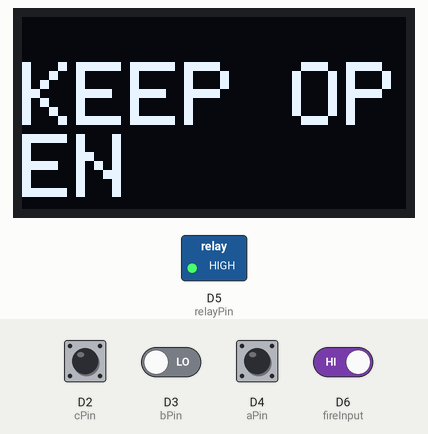
This sketch was run on a simulated Particle Photon. Parts: 128×64 one-colour display, switched loads named in the sketch (green lamp = pin HIGH). The test bench sets the inputs (shaded band); at power-on: D2 (cPin), D4 (aPin), D6 (fireInput) HIGH, D3 (bPin) LOW. The display library's start-up logo is not drawn.

Above: at 2.2 s.
2.3 s: D2 (cPin) pulled LOW for 0.15 s
At 2.41 s:
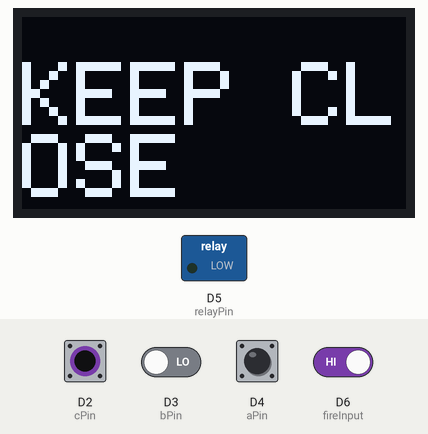
3.9 s: D4 (aPin) pulled LOW for 0.15 s
At 5.3 s:
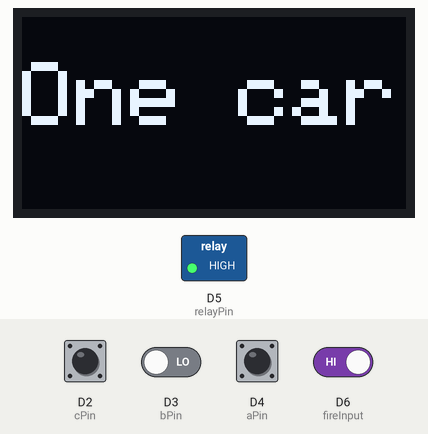
7.0 s: D6 (fireInput) driven LOW
At 7.7 s:
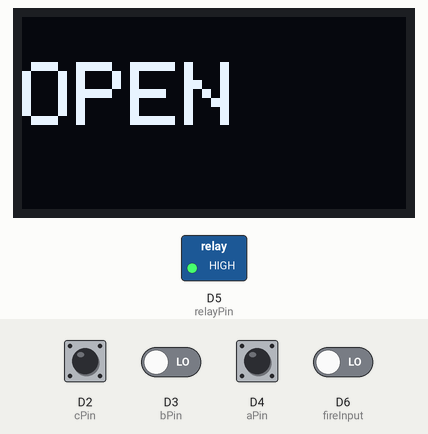
8.5 s: D6 (fireInput) driven HIGH
At 9.3 s:
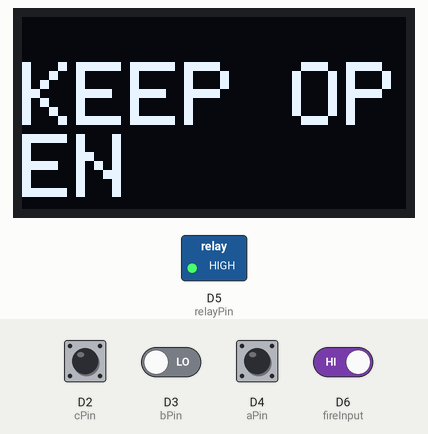
10.0 s: D3 (bPin) driven HIGH
At 11.2 s:
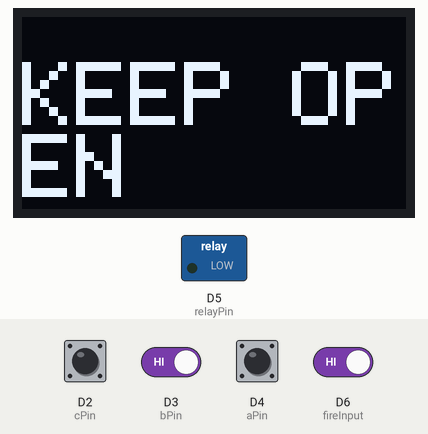
11.5 s: D3 (bPin) driven LOW
At 12.2 s:
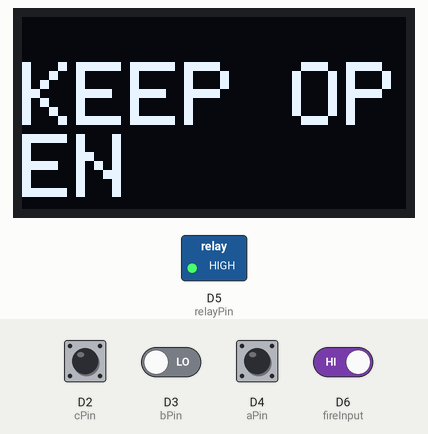
Timing chart, 0 to 14.0 s (numbered marks = the images above; inputs shaded):
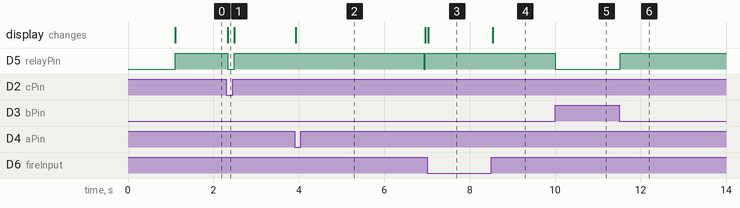

Measured:
- after the input at 2.3 s, D5 (relayPin): HIGH → LOW at once, → HIGH 0.15 s later; the display: first differs from a run without the input at once (image 1)
- after the input at 3.9 s, D5 (relayPin): HIGH → LOW after 3.0 s, → HIGH 0.03 s later; the display: changes at once (image 2)
- after the input at 7.0 s, the display: changes at once (image 3)
- after the input at 8.5 s, the display: changes at once (image 4)
- after the input at 10.0 s, D5 (relayPin): HIGH → LOW at once
- after the input at 11.5 s, D5 (relayPin): LOW → HIGH at once

The sketch:

GateController_noSD.ino
```cpp
/*
 * Project GateController_v1
 * Description: Brains of controller down at the gate, reads FIRE input and fires relay accordingly
 * Author: Steven Bucher
 * Date: 12-26-18
 */

#include "Adafruit_SSD1306.h"

#define OLED_RESET D8
Adafruit_SSD1306 display(OLED_RESET);

#define NUMFLAKES 10
#define XPOS 0
#define YPOS 1
#define DELTAY 2

// Pins on OLED board
const int aPin = 4;
const int bPin = 3;
const int cPin = 2;

// Pins for controlling relay and reading FIRE
const int relayPin = 5;
const int fireInput = 6;

// Variables for scheduling
int openTime;
int closeTime;

void setup() {

  // Setting up all necesarry pins
  pinMode(relayPin, OUTPUT);
  pinMode(fireInput, INPUT);
  pinMode(aPin, INPUT_PULLUP);
  pinMode(bPin, INPUT);
  pinMode(cPin, INPUT_PULLUP);

  // Setting up OLED display
  display.begin(SSD1306_SWITCHCAPVCC, 0x3C);  // initialize with the I2C addr 0x3D (for the 128x64)'
  display.display(); // show splashscreen
  delay(1000);
  display.clearDisplay();   // clears the screen and buffer
  display.display();

  Particle.syncTime();


  Particle.subscribe("gate", recieving);
}


void loop() {

  if(!digitalRead(fireInput)){
    digitalWrite(relayPin, HIGH);
    oledPrint(0,15, "OPEN", true, 3);
  }else{
    if(!digitalRead(aPin)){
      //Pulse for 3 seconds
      oledPrint(0,15, "One car", true, 3);
      digitalWrite(relayPin, HIGH);
      delay(3000);
      digitalWrite(relayPin, LOW);
    } else if(!digitalRead(cPin)) {
      //alwasy keep off
      oledPrint(0,15, "KEEP CLOSE", true, 3);
      digitalWrite(relayPin, LOW);
    } else if(!digitalRead(bPin)){
      // always keep on
      oledPrint(0,15, "KEEP OPEN", true, 3);
      digitalWrite(relayPin, HIGH);

    } else{
      digitalWrite(relayPin, LOW);
    }
  }

}

bool checkSchedule(void){

}

void recieving(const char *event, const char *data){
  int alwaysOn;
  int alwaysOff;
  int pulseOnce;
}

void oledPrint(int row, int col, String value, bool clear, float size){
    if(clear)
        display.clearDisplay();
    display.setTextColor(WHITE);
    display.setCursor(row, col);
    display.setTextSize(size);
    display.println(value);
    display.display();
}
```
